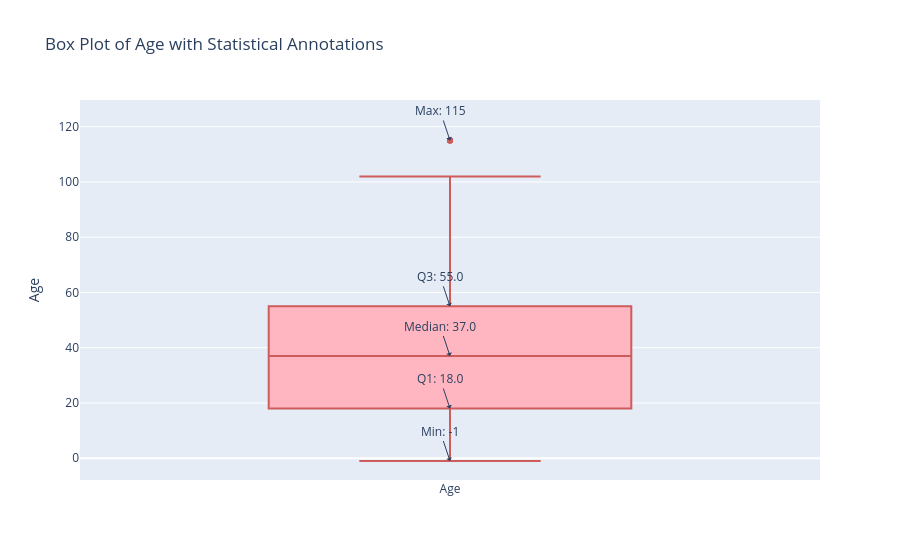

The cell this chart's notebook holds for it:
### Code cell
# Create a box plot for the Age column to visualize its distribution and identify potential outliers

# Calculate statistics
q1 = df['Age'].quantile(0.25)
q3 = df['Age'].quantile(0.75)
median = df['Age'].median()
min_age = df['Age'].min()
max_age = df['Age'].max()

# Create box plot
fig = go.Figure()
fig.add_trace(go.Box(
    y=df['Age'],
    name="Age",
    boxpoints='outliers',
    marker_color='indianred',
    line=dict(width=2),
    fillcolor='lightpink'
))

# Add annotations
annotations = [
    dict(x=0, y=min_age, text=f"Min: {min_age}", showarrow=True, arrowhead=1),
    dict(x=0, y=q1, text=f"Q1: {q1:.1f}", showarrow=True, arrowhead=1),
    dict(x=0, y=median, text=f"Median: {median}", showarrow=True, arrowhead=1),
    dict(x=0, y=q3, text=f"Q3: {q3:.1f}", showarrow=True, arrowhead=1),
    dict(x=0, y=max_age, text=f"Max: {max_age}", showarrow=True, arrowhead=1)
]

fig.update_layout(
    title="Box Plot of Age with Statistical Annotations",
    yaxis_title="Age",
    annotations=annotations,
    showlegend=False
)

fig.show()

### Figure 1 — Plotly figure (JSON) as saved in the notebook; plotly's stock layout.template omitted (floating-point values rounded to 4 significant figures; data arrays with more than 128 entries replaced by an {"elided": "..."} marker saying what was removed)
{"data": [{"boxpoints": "outliers", "fillcolor": "lightpink", "line": {"width": 2}, "marker": {"color": "indianred"}, "name": "Age", "type": "box", "y": {"elided": "110527 int values"}}], "layout": {"annotations": [{"arrowhead": 1, "showarrow": true, "text": "Min: -1", "x": 0, "y": -1}, {"arrowhead": 1, "showarrow": true, "text": "Q1: 18.0", "x": 0, "y": 18}, {"arrowhead": 1, "showarrow": true, "text": "Median: 37.0", "x": 0, "y": 37}, {"arrowhead": 1, "showarrow": true, "text": "Q3: 55.0", "x": 0, "y": 55}, {"arrowhead": 1, "showarrow": true, "text": "Max: 115", "x": 0, "y": 115}], "showlegend": false, "title": {"text": "Box Plot of Age with Statistical Annotations"}, "yaxis": {"title": {"text": "Age"}}}}
